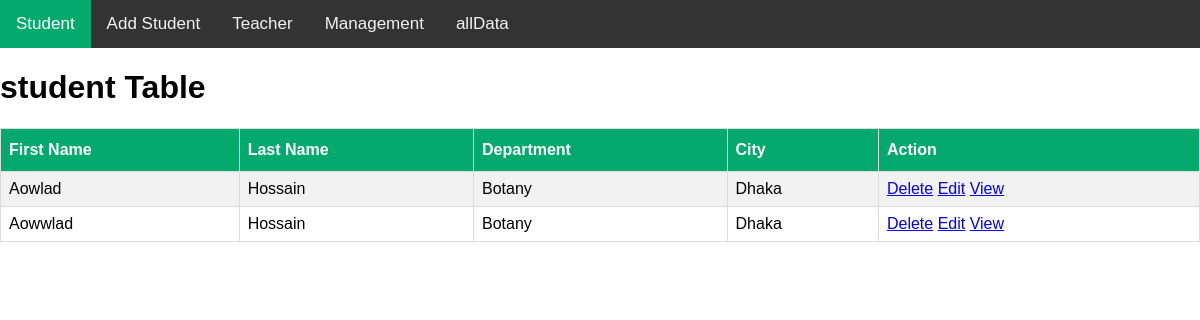
The page / on the database its author committed.
### myApp/models.py (models this page shows, shortened)
class studentModel(models.Model):
    FirstName=models.CharField(max_length=100)
    LastName=models.CharField(max_length=100)
    Department=models.CharField(max_length=100)
    City=models.CharField(max_length=100)

### myProject/views.py (the view)
# urls.py: path('', student, name='student'),
def student(request):
    student=studentModel.objects.all()
    stuDic={
        'stuData':student
    }
    return render(request, 'student.html',stuDic)

### template/student.html
{% extends 'master.html' %}
{% block content %}
<h1>student Table</h1>
<table>
    <tr>
        <th>First Name</th>
        <th>Last Name</th>
        <th>Department</th>
        <th>City</th>
        <th>Action</th>
    </tr>
    {% for i in stuData %}
    <tr>
        <td>{{i.FirstName}}</td>
        <td>{{i.LastName}}</td>
        <td>{{i.Department}}</td>
        <td>{{i.City}}</td>
        <td>
            <a href="{% url 'deleteStudent' i.id %}">Delete</a>
            <a href="{% url 'editStudent' i.id %}">Edit</a>
            <a href="{% url 'viewStudent' i.id %}">View</a>
        </td>
    </tr>
    {% endfor %}
</table>
{% endblock content %}

### template/master.html (style rules this page uses)
table { font-family: Arial, Helvetica, sans-serif; border-collapse: collapse; width: 100%; }
td, th { border: 1px solid #ddd; padding: 8px; }
tr:nth-child(even) { background-color: #f2f2f2; }
th { padding-top: 12px; padding-bottom: 12px; text-align: left; background-color: #04AA6D; color: white; }

### template/navbar.html (style rules this page uses)
body { margin: 0; font-family: Arial, Helvetica, sans-serif; }

### rows shown on the page
studentModel: FirstName "Aowlad", LastName "Hossain", Department "Botany", City "Dhaka"
studentModel: FirstName "Aowwlad", LastName "Hossain", Department "Botany", City "Dhaka"
